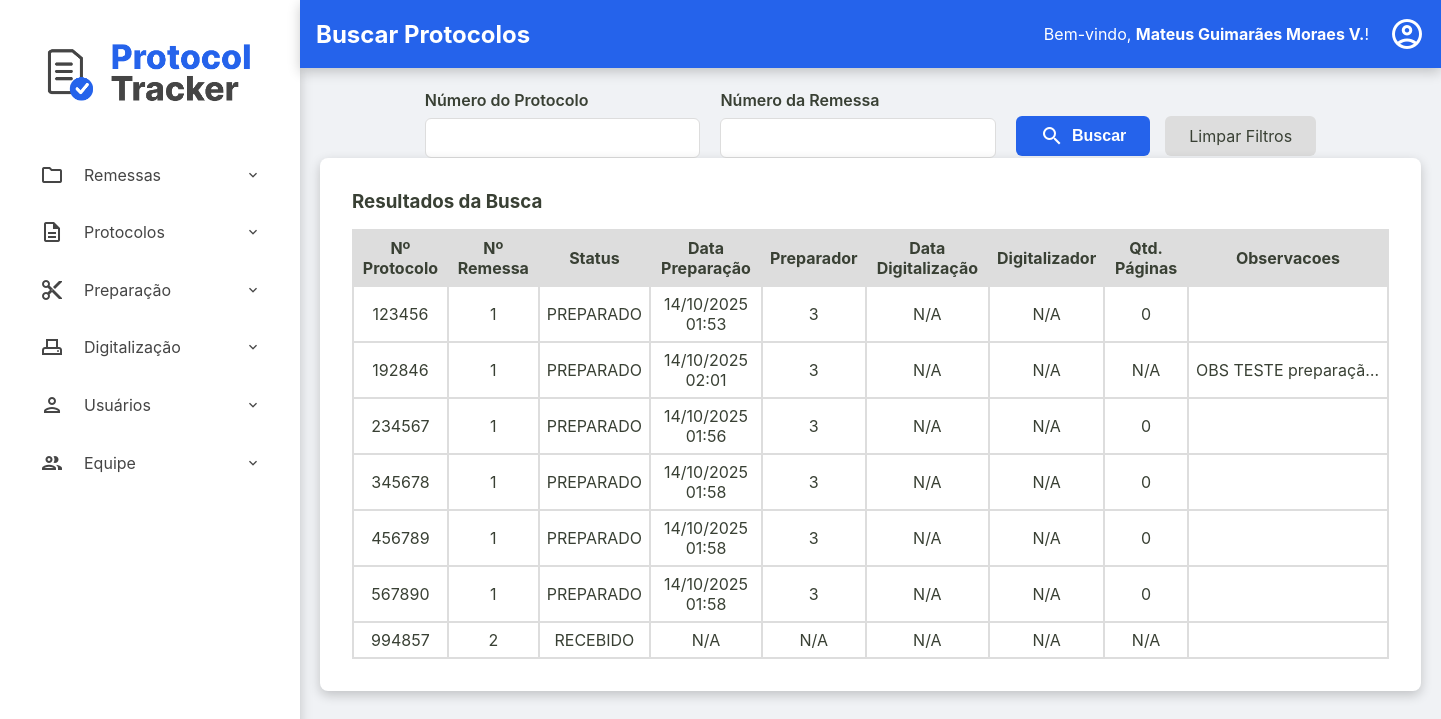
Page /admin/protocolos/buscar-protocolos (signed in) on the earlier database version.
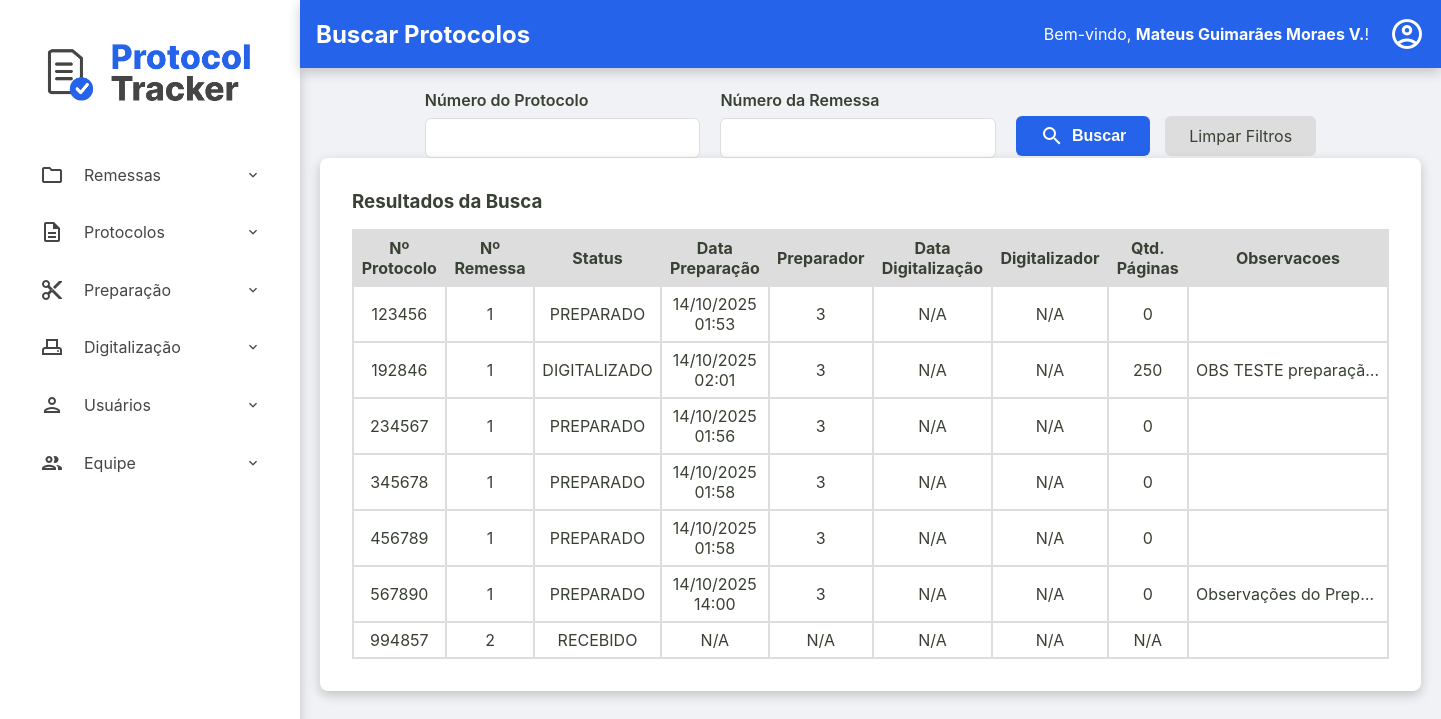
Same page on the later database version.
### tables this page shows
CREATE TABLE usuarios (
    id INTEGER PRIMARY KEY AUTOINCREMENT,
    nome TEXT NOT NULL,
    email TEXT NOT NULL UNIQUE,
    cpf TEXT NOT NULL UNIQUE,
    hash_senha TEXT NOT NULL,
    permissao TEXT NOT NULL,
    data_criacao TEXT NOT NULL DEFAULT CURRENT_TIMESTAMP,
    status INTEGER NOT NULL DEFAULT 1
  );

CREATE TABLE protocolos (
    id TEXT PRIMARY KEY,
    id_remessa TEXT NOT NULL,
    numero_protocolo TEXT NOT NULL UNIQUE,
    data_preparacao TEXT NULL,
    id_preparador INTEGER NULL,
    data_digitalizacao TEXT NULL,
    id_digitalizador INTEGER NULL,
    status TEXT NOT NULL DEFAULT 'RECEBIDO',
    quantidade_paginas INTEGER NULL CHECK (quantidade_paginas >= 0),
    observacoes TEXT NULL,
    FOREIGN KEY (id_remessa) REFERENCES remessas (id),
    FOREIGN KEY (id_preparador) REFERENCES usuarios (id),
    FOREIGN KEY (id_digitalizador) REFERENCES usuarios (id)
  );

CREATE TABLE remessas (
    numero_remessa INTEGER PRIMARY KEY, -- SQLite vai gerenciar o autoincremento aqui
    id TEXT NOT NULL UNIQUE, -- Seu ID de texto continua sendo obrigatório e único
    data_recebimento TEXT NOT NULL,
    data_entrega TEXT NULL,
    status TEXT NOT NULL DEFAULT 'RECEBIDO',
    quantidade_protocolos INTEGER NULL CHECK (quantidade_protocolos >= 0),
    id_administrador INTEGER NOT NULL,
    observacoes TEXT NULL,
    FOREIGN KEY (id_administrador) REFERENCES usuarios (id)
  );

### src/Controller/ProtocoloController.php (called while the page is built, shortened)
<?php
class ProtocoloController
{
    private ?Usuario $usuario_logado = null;
    private ?string $permissao = null;
    public function __construct(
        private ProtocoloRepository $protocoloRepository,
        private ProtocoloService $protocoloService,
        private UsuarioRepository $usuarioRepository,
        private RemessaRepository $remessaRepository,
        private DashboardService $dashboardService
    ) {
        $id_usuario = $_SESSION['usuario_logado_id'] ?? null;
        if ($id_usuario) {
            $this->usuario_logado = $this->usuarioRepository->findById($id_usuario);
        }
        if ($this->usuario_logado) {
            $this->permissao = $this->usuario_logado->getPermissao();
        }
    }
    public function buscarProtocolos()
    {
        try {
            $titulo_da_pagina = "Buscar Protocolos";
            $usuario_logado = $this->usuario_logado;
            $permissao = $this->permissao;
            $numero_protocolo = $_GET['numero_protocolo'] ?? null;
            $numero_remessa = $_GET['numero_remessa'] ?? null;
            $listaProtocolos = $this->protocoloRepository->search($numero_protocolo, $numero_remessa);
            require __DIR__ . '/../../templates/admin/buscar-protocolos.php';
        } catch (Exception $e) {
            $this->home($e->getMessage());
        }
    }
}

### src/Repository/UsuarioRepository.php (called while the page is built, shortened)
<?php
class UsuarioRepository implements UsuarioRepositoryInterface
{
    private PDO $connection;
    public function __construct(PDO $connection)
    {
        $this->connection = $connection;
    }
    public function findById(int $id): ?Usuario
    {
        $sqlQuery = "SELECT * FROM usuarios WHERE id = :id;";
        $stmt = $this->connection->prepare($sqlQuery);
        $stmt->bindValue(':id', $id);
        $stmt->execute();
        $dadosUsuario = $stmt->fetch();
        return Usuario::fromArray($dadosUsuario);
    }
}

### src/Model/Usuario.php (called while the page is built, shortened)
<?php
class Usuario {
    public function getNome(): string { return $this->nome; }
    public static function fromArray(array $array): self
    {
        try {
            $data_criacao = isset($array['data_criacao']) ? new DateTimeImmutable($array['data_criacao']) : null;
        } catch (Exception $e) {
            throw new Exception("Falha ao criar data");
        }
        return new self(
            (int) $array['id'],
            $array['nome'],
            $array['email'],
            $array['cpf'],
            $array['hash_senha'],
            $array['permissao'],
            $data_criacao,
            (bool) $array['status']
        );
    }
}

### src/Controller/Admin/RemessaController.php (called while the page is built, shortened)
<?php
class RemessaController
{
    public function __construct(
        private RemessaRepository $remessaRepository,
        private RemessaService $remessaService,
        private ProtocoloRepository $protocoloRepository,
        private ProtocoloService $protocoloService,
        private UsuarioRepository $usuarioRepository,
        private DashboardService $dashboardService
    ) {
        $id_usuario = $_SESSION['usuario_logado_id'] ?? null;
        if ($id_usuario) {
            $this->usuario_logado = $this->usuarioRepository->findById($id_usuario);
        }
    }
}

### src/Repository/ProtocoloRepository.php (called while the page is built, shortened)
<?php
class ProtocoloRepository implements ProtocoloRepositoryInterface
{
    private PDO $connection;
    public function __construct(PDO $connection)
    {
        $this->connection = $connection;
    }
    public function search(?string $numero_protocolo = null, ?string $numero_remessa = null): array
    {
        $parametros = [];
        $sqlQuery = "SELECT
        p.numero_protocolo AS numero_protocolo,
        r.numero_remessa AS numero_remessa,
        p.status AS status_protocolo,
        p.data_preparacao AS data_preparacao,
        p.id_preparador AS id_preparador,
        p.data_digitalizacao AS data_digitalizacao,
        p.id_digitalizador AS id_digitalizador,
        p.quantidade_paginas AS quantidade_paginas,
        p.observacoes AS observacoes
        FROM protocolos as p
        JOIN remessas as r
        ON p.id_remessa = r.id";
        $sqlQuery .= ' ORDER BY r.numero_remessa, p.numero_protocolo;';
        $stmt = $this->connection->prepare($sqlQuery);
        $stmt->execute($parametros);
        return $stmt->fetchAll();
    }
}

### templates/admin/buscar-protocolos.php (the view)
<?php require __DIR__ . '/../components/_header.php'; ?>
<div class="form-container busca-container">
    <form action="/admin/protocolos/buscar-protocolos" method="get" class="busca-form">
        <div class="form-row">
            <div class="form-group">
                <label for="numero_protocolo">Número do Protocolo</label>
                <input type="text" id="numero_protocolo" name="numero_protocolo" value="<?= htmlspecialchars($_GET['numero_protocolo'] ?? '') ?>">
            </div>
            <div class="form-group">
                <label for="numero_remessa">Número da Remessa</label>
                <input type="text" id="numero_remessa" name="numero_remessa" value="<?= htmlspecialchars($_GET['numero_remessa'] ?? '') ?>">
            </div>
        </div>
        <div class="form-actions">
            <button type="submit" class="btn-buscar">
                <span class="material-icons-outlined">search</span> Buscar
            </button>
            <a href="/admin/protocolos/buscar-protocolos" class="btn-limpar">Limpar Filtros</a>
        </div>
    </form>
</div>
<div class="listagem-container busca-container">
    <h3>Resultados da Busca</h3>
    <table class="protocolos-table datatable-js">
        <thead>
            <tr>
                <th>Nº Protocolo</th>
                <th>Nº Remessa</th>
                <th>Status</th>
                <th>Data Preparação</th>
                <th>Preparador</th>
                <th>Data Digitalização</th>
                <th>Digitalizador</th>
                <th>Qtd. Páginas</th>
                <th>Observacoes</th>
            </tr>
        </thead>
        <tbody>
            <?php foreach ($listaProtocolos as $protocolo): ?>
                <tr>
                    <td><?= htmlspecialchars($protocolo['numero_protocolo']) ?></td>
                    <td><?= htmlspecialchars($protocolo['numero_remessa']) ?></td>
                    <td><?= htmlspecialchars($protocolo['status_protocolo']) ?></td>
                    <td><?= $protocolo['data_preparacao'] ? (new DateTimeImmutable($protocolo['data_preparacao']))->format('d/m/Y H:i') : 'N/A' ?></td>
                    <td><?= htmlspecialchars($protocolo['id_preparador'] ?? 'N/A') ?></td>
                    <td><?= $protocolo['data_digitalizacao'] ? (new DateTimeImmutable($protocolo['data_digitalizacao']))->format('d/m/Y H:i') : 'N/A' ?></td>
                    <td><?= htmlspecialchars($protocolo['id_digitalizador'] ?? 'N/A') ?></td>
                    <td><?= htmlspecialchars($protocolo['quantidade_paginas'] ?? 'N/A') ?></td>
                    <td class="coluna-observacoes" title="<?= htmlspecialchars($protocolo['observacoes'] ?? '') ?>"><?= htmlspecialchars($protocolo['observacoes']) ?? '' ?></td>
                </tr>
            <?php endforeach; ?>
        </tbody>
    </table>
</div>
<?php require __DIR__ . '/../components/_footer.php'; ?>

### public/index.php (shortened to what this page needs)
<?php
try {
    $connection = ConnectionCreatorSqlite::createConnectionSqlite();
    $protocoloRepository = new ProtocoloRepository($connection);
    $remessaRepository = new RemessaRepository($connection);
    $usuarioRepository = new UsuarioRepository($connection);
    $dashboardService = new DashboardService($protocoloRepository, $remessaRepository);
    $protocoloService = new ProtocoloService($protocoloRepository, $remessaRepository, $usuarioRepository);
    $remessaService = new RemessaService($remessaRepository, $usuarioRepository);
    $remessaController = new RemessaController($remessaRepository, $remessaService, $protocoloRepository, $protocoloService, $usuarioRepository, $dashboardService);
    $protocoloController = new ProtocoloController($protocoloRepository, $protocoloService, $usuarioRepository, $remessaRepository, $dashboardService);
    $url = $_SERVER['REQUEST_URI'];
    $url = parse_url($url, PHP_URL_PATH);
    $method = $_SERVER['REQUEST_METHOD'];
    switch ($url) {
        case '/admin/protocolos/buscar-protocolos':
            if($method === 'GET'){
                $protocoloController->buscarProtocolos();
            }
            break;
    }
} catch (Exception $e) {
    http_response_code(500);
    echo "<p>Mensagem do Erro: " . $e->getMessage() . "</p>";
}

### templates/components/_header.php (shortened to what this page needs)
<!DOCTYPE html>
<html lang="pt-br">
<head>
    <link rel="stylesheet" href="/assets/css/style.css">
    <link rel="stylesheet" href="https://cdn.datatables.net/2.0.8/css/dataTables.dataTables.css">
</head>
<body>
    <div class="container-principal">
        <aside class="sidebar">
            <div class="sidebar-logo">
                <a href="/home"><img src="/assets/imgs/ProtocolTrackerLogo.png" alt="Logo Protocol Tracker"></a>
            </div>
            <nav>
                <ul>
                    <?php if ($permissao === 'administrador'): ?>
                        <li class="has-submenu">
                            <a><span class="material-icons-outlined">folder</span> Remessas</a>
                        </li>
                        <li class="has-submenu">
                            <a><span class="material-icons-outlined">description</span> Protocolos</a>
                        </li>
                        <li class="has-submenu">
                            <a><span class="material-icons-outlined">content_cut</span> Preparação</a>
                        </li>
                        <li class="has-submenu">
                            <a><span class="material-icons-outlined">adf_scanner</span> Digitalização</a>
                        </li>
                        <li class="has-submenu">
                            <a><span class="material-icons-outlined">person</span> Usuários</a>
                        </li>
                        <li class="has-submenu">
                            <a><span class="material-icons-outlined">group</span> Equipe</a>
                        </li>
                    <?php endif; ?>
                </ul>
            </nav>
        </aside>
        <div class="div-conteudo-principal">
            <?php require __DIR__ . '/_content-header.php'; ?>
            <main class="conteudo-principal">

### templates/components/_content-header.php (shortened to what this page needs)
<div class="content-header">
    <div class="header-title">
        <h2><?= isset($titulo_da_pagina) ? htmlspecialchars($titulo_da_pagina) : 'Página sem Título' ?></h2>
    </div>
    <div class="logout">
        <?php if (isset($usuario_logado) && $usuario_logado): ?>
            <div class="welcome-message">
                <span>Bem-vindo, <strong><?= htmlspecialchars($usuario_logado->getNome()) ?></strong>!</span>
            </div>
            <div class="dropdown">
                <a href="#" id="user-menu-toggle" class="action-icon" title="Opções do Usuário">
                    <span class="material-icons-outlined">account_circle</span>
                </a>
            </div>
        <?php endif; ?>
    </div>
</div>

### templates/components/_footer.php (shortened to what this page needs)
            </main>
        </div>
    </div>
</body>
</html>

Differences in the rows shown:
changed protocolos "OBS TESTE preparaçã…": status "PREPARADO" → "DIGITALIZADO"; quantidade_paginas "N/A" → "250"
changed protocolos: data_preparacao "14/10/2025 01:58" → "14/10/2025 14:00"; observacoes (not shown) → "Observações do Prep…"
